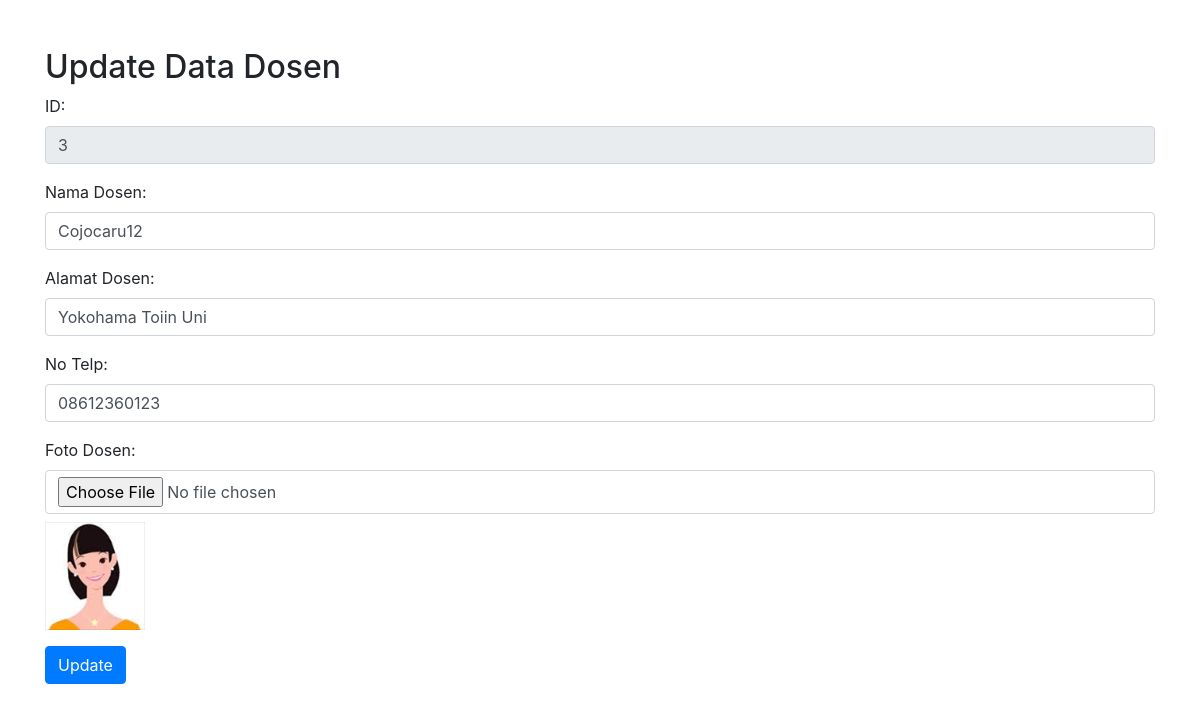
The app's page /data_dosen/update.php?id=3 with its own data.
### tables this page shows
CREATE TABLE `data_dosen` (
  `id` int NOT NULL,
  `nama_dosen` varchar(255) NOT NULL,
  `alamat_dosen` varchar(255) NOT NULL,
  `no_telp` varchar(20) NOT NULL,
  `foto_dosen` varchar(255) DEFAULT NULL
);

### data_dosen/update.php (the view, shortened to what this page needs)
<?php
include 'db.php';
if (isset($_GET["id"])) {
    $id = $_GET["id"];
    $sql = "SELECT id, nama_dosen, alamat_dosen, no_telp, foto_dosen FROM data_dosen WHERE id=$id";
    $result = $conn->query($sql);
    if ($result->num_rows > 0) {
        $row = $result->fetch_assoc();
    } else {
        echo '<script>window.location.href = "index.php";</script>';
    }
}
?>
<!DOCTYPE html>
<html>
<head>
    <link rel="stylesheet" href="https://maxcdn.bootstrapcdn.com/bootstrap/4.0.0/css/bootstrap.min.css">
</head>
<body>
<div class="container">
    <h2 class="mt-5">Update Data Dosen</h2>
    <?php if (isset($row)): ?>
    <form method="post" action="" enctype="multipart/form-data">
        <div class="form-group">
            <label for="id">ID:</label>
            <input type="text" class="form-control" id="id" name="id" value="<?php echo htmlspecialchars($row['id']); ?>" readonly>
        </div>
        <div class="form-group">
            <label for="nama_dosen">Nama Dosen:</label>
            <input type="text" class="form-control" id="nama_dosen" name="nama_dosen" value="<?php echo htmlspecialchars($row['nama_dosen']); ?>">
        </div>
        <div class="form-group">
            <label for="alamat_dosen">Alamat Dosen:</label>
            <input type="text" class="form-control" id="alamat_dosen" name="alamat_dosen" value="<?php echo htmlspecialchars($row['alamat_dosen']); ?>">
        </div>
        <div class="form-group">
            <label for="no_telp">No Telp:</label>
            <input type="text" class="form-control" id="no_telp" name="no_telp" value="<?php echo htmlspecialchars($row['no_telp']); ?>">
        </div>
        <div class="form-group">
            <label for="foto_dosen">Foto Dosen:</label>
            <input type="file" class="form-control" id="foto_dosen" name="foto_dosen">
            <?php if (!empty($row['foto_dosen'])): ?>
                <img src="uploads/<?php echo htmlspecialchars($row['foto_dosen']); ?>" alt="Foto Dosen" class="mt-2" width="100">
            <?php endif; ?>
        </div>
        <button type="submit" class="btn btn-primary">Update</button>
    </form>
    <?php endif; ?>
</div>
</body>
</html>

### records on screen
data_dosen: id "3", nama_dosen "Cojocaru12", alamat_dosen "Yokohama Toiin Uni", no_telp "08612360123", foto_dosen (picture)
